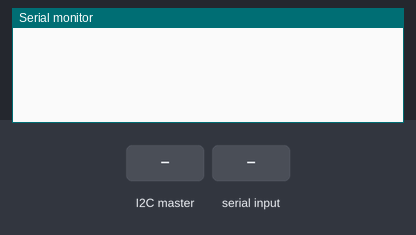
A sketch run on a simulated Arduino Uno, built with avr-gcc and run on an emulated ATmega328P. On the bench: the last lines printed to the serial monitor. The test bench sets the inputs (shaded band).

Above: at 1.2 s.
1.3 s: the I2C master sends the byte 0
At 2.5 s:
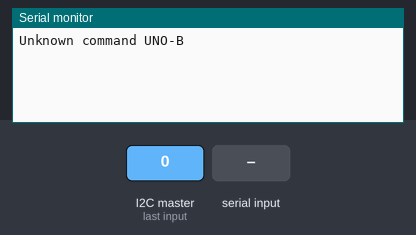
2.8 s: "setpos,1\n" received over Serial
At 4.0 s:
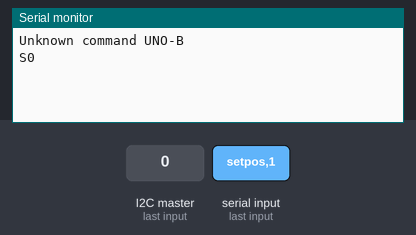
4.3 s: the I2C master sends the byte 90
At 5.0 s:
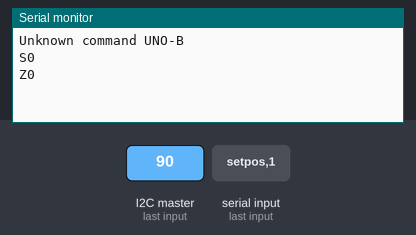
5.8 s: "status\n" received over Serial
At 6.4 s:
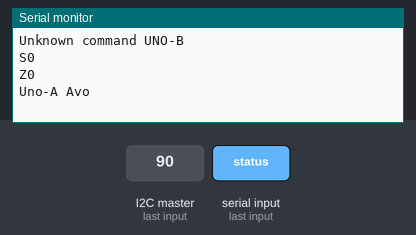
7.3 s: "pos\n" received over Serial
At 8.6 s:
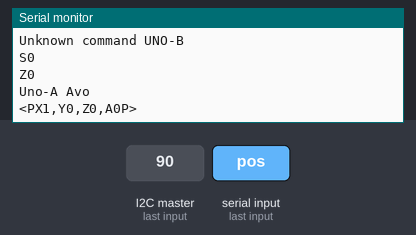

Measured:
- after the input at 1.3 s, the serial monitor: prints a new line at once (image 1)
- after the input at 2.8 s, the serial monitor: prints a new line at once (image 2)
- after the input at 4.3 s, the serial monitor: prints a new line at once (image 3)
- after the input at 5.8 s, the serial monitor: prints a new line at once (image 4)
- after the input at 7.3 s, the serial monitor: prints a new line at once (image 5)

The sketch:

Slave_UNO_A_avocado.ino
```cpp
#include <Wire.h>
#include <AccelStepper.h>

// TODO: Add case separators for relative and asbolute positioning
//COM9

// Define stepper motor connections (adjust pin numbers based on CNC Shield wiring)
AccelStepper stepperX(AccelStepper::DRIVER, 2, 5);  // Pin 2 = step, Pin 5 = direction for X Axis
AccelStepper stepperY(AccelStepper::DRIVER, 3, 6);  // Pin 3 = step, Pin 6 = direction for Y Axis
AccelStepper stepperZ(AccelStepper::DRIVER, 4, 7);  // Pin 4 = step, Pin 7 = direction for Z Axis
AccelStepper stepperA(AccelStepper::DRIVER, 12, 13); // Pin 10 = step, Pin 11 = direction for A Axis

const int limitSwitchX = 8; // Pin number for X-axis limit switch
const int limitSwitchY = 9; // Pin number for Y-axis limit switch


// const int stepPin = 3;
// const int enablePinA = 8;  // Enable pin for Stepper A
// const int enablePinB = 9;  // Enable pin for Stepper B
// const int enablePinC = 12; // Enable pin for Stepper C (Z Axis)
// const int enablePinD = 13; // Enable pin for Stepper D (A Axis)

const int SLAVE_ADDRESS = 8;  // I2C address of this slave Arduino
String testFlag = "0";

String identifier = "Uno-A Avo";
String response = "";

// Function prototypes
void receiveEvent(int howMany);
void requestEvent();

void setup() {
  Wire.begin(SLAVE_ADDRESS);  // Initialize I2C as slave
  Wire.onReceive(receiveEvent);  // Register event handler for received data
  Wire.onRequest(requestEvent);  // Register event handler for data requests
  Serial.begin(9600);

  // pinMode(stepPin, OUTPUT);
  // pinMode(enablePinA, OUTPUT);
  // pinMode(enablePinB, OUTPUT);
  // pinMode(enablePinC, OUTPUT);
  // pinMode(enablePinD, OUTPUT);

  stepperX.setMaxSpeed(1000);
  stepperX.setAcceleration(1000);
  stepperY.setMaxSpeed(1000);
  stepperY.setAcceleration(1000);
  stepperZ.setMaxSpeed(1000);
  stepperZ.setAcceleration(1000);
  stepperA.setMaxSpeed(1000);
  stepperA.setAcceleration(1000);
}

void loop() {
  stepperX.run();
  stepperY.run();
  stepperZ.run();
  stepperA.run();
  if (Serial.available() > 0) {
    // Read the command until a newline character is encountered
    String command = Serial.readStringUntil('\n');
    command.trim();  // Removes any leading/trailing whitespace or newline characters
    if (command.length() == 0) {  // Check if the string is empty
      // If an empty string is received, skip the rest of the loop
      return;  // Skip the rest of this iteration of loop()
    } else if (command == "status") {
      Serial.println(identifier);
    }
    else {
      processCommand(command);
    }
    // Main loop does nothing, all work done in event handlers
  }
}

void receiveEvent(int howMany) {
  String command = "";
  while (Wire.available()) {
    char c = Wire.read();
    command += c;
  }

  // Process the command here
  // (You can add more complex command processing logic if needed)
  if (command == "test") {
    testFlag = "2";
    response = "Test mode activated";
  }
  else {
    processCommand(command);
  }
}


int findNextAxisIndex(const String &command, int startIndex, const char *axes) {
  int nextIndex = command.length(); // Default to the end of the string
  for (int i = 0; axes[i] != '\0'; i++) {
    int tempIndex = command.indexOf(axes[i], startIndex);
    if (tempIndex != -1 && tempIndex < nextIndex) {
      nextIndex = tempIndex;
    }
  }
  return nextIndex;
}


String processStepCommand(String command) {
  // Initialize response string
  String response = "";

  // Parse commands for each axis
  int xPos = 0, yPos = 0, zPos = 0, aPos = 0;
  bool xMove = false, yMove = false, zMove = false, aMove = false;

  // List of valid axis identifiers
  const char *axes = "XYZA";

  // Find and process X-axis command
  int xIndex = command.indexOf('X');
  if (xIndex != -1) {
    int nextIndex = findNextAxisIndex(command, xIndex + 1, axes);
    xPos = command.substring(xIndex + 1, nextIndex).toInt();
    if (xPos != 0) {
      xMove = true;
    }
    response += "X" + String(xPos) + " ";
  }

  // Find and process Y-axis command
  int yIndex = command.indexOf('Y');
  if (yIndex != -1) {
    int nextIndex = findNextAxisIndex(command, yIndex + 1, axes);
    yPos = command.substring(yIndex + 1, nextIndex).toInt();
    if (yPos != 0) {
      yMove = true;
    }
    response += "Y" + String(yPos) + " ";
  }

  // Find and process Z-axis command
  int zIndex = command.indexOf('Z');
  if (zIndex != -1) {
    int nextIndex = findNextAxisIndex(command, zIndex + 1, axes);
    zPos = command.substring(zIndex + 1, nextIndex).toInt();
    if (zPos != 0) {
      zMove = true;
    }
    response += "Z" + String(zPos) + " ";
  }

  // Find and process A-axis command
  int aIndex = command.indexOf('A');
  if (aIndex != -1) {
    int nextIndex = findNextAxisIndex(command, aIndex + 1, axes);
    aPos = command.substring(aIndex + 1, nextIndex).toInt();
    if (aPos != 0) {
      aMove = true;
    }
    response += "A" + String(aPos) + " ";
  }

  // Move the stepper motors based on the parsed commands
  if (xMove) stepperX.move(xPos);
  if (yMove) stepperY.move(yPos);
  if (zMove) stepperZ.move(zPos);
  if (aMove) stepperA.move(aPos);

  // Print the response
  if (response == "") {
    response = "Unknown command UNO-B";
  }
  return response;
}

void processCommand(String command) {

  if (command == "isrun") {
    if (stepperX.isRunning() == true) {
      response = "R1";
    }
    else if (stepperY.isRunning() == true) {
      response = "R1";
    }
    else if (stepperZ.isRunning() == true) {
      response = "R1";
    }
    else if (stepperA.isRunning() == true) {
      response = "R1";
    }

    else {
      response = "S0";
    }
  }
  else if (command.startsWith("setpos")) {
    String newPositions = command.substring(6);
    char str[newPositions.length() + 1];
    newPositions.toCharArray(str, newPositions.length() + 1);

    int pos1, pos2, pos3, pos4;

    // Pointer to hold each part after splitting
    char *token;

    // Split the string by ',' and process each token
    // Split the string by ',' and process each token
    token = strtok(str, ",");
    if (token != NULL) pos1 = atoi(token); // Assign first value to pos1
    token = strtok(NULL, ",");
    if (token != NULL) pos2 = atoi(token); // Assign second value to pos2
    token = strtok(NULL, ",");
    if (token != NULL) pos3 = atoi(token); // Assign third value to pos3
    token = strtok(NULL, ",");
    if (token != NULL) pos4 = atoi(token); // Assign fourth value to pos4
    // response = token;
    //Serial.println("newPosition");

    stepperX.setCurrentPosition(pos1);
    stepperY.setCurrentPosition(pos2);
    stepperZ.setCurrentPosition(pos3);
    stepperA.setCurrentPosition(pos4);

    response = "S0";
  }
  else if (command == "status") {
    response = identifier;
  }
  else if (command == "pos") {
    String currentPosition = ("<PX"+String(stepperX.currentPosition())+",Y"+String(stepperY.currentPosition())+",Z"+String(stepperZ.currentPosition())+",A"+String(stepperA.currentPosition())+"P>");
    response = currentPosition;
  }
  else {
    response = processStepCommand(command);
  }
  Serial.println(response);
  // For this example, we just print the received command
  // You can set a flag or take some action based on the command
}

void requestEvent() {
  // Send the response set in receiveEvent
  String tosend = response+"\n";
  Wire.write(tosend.c_str());
}
```
